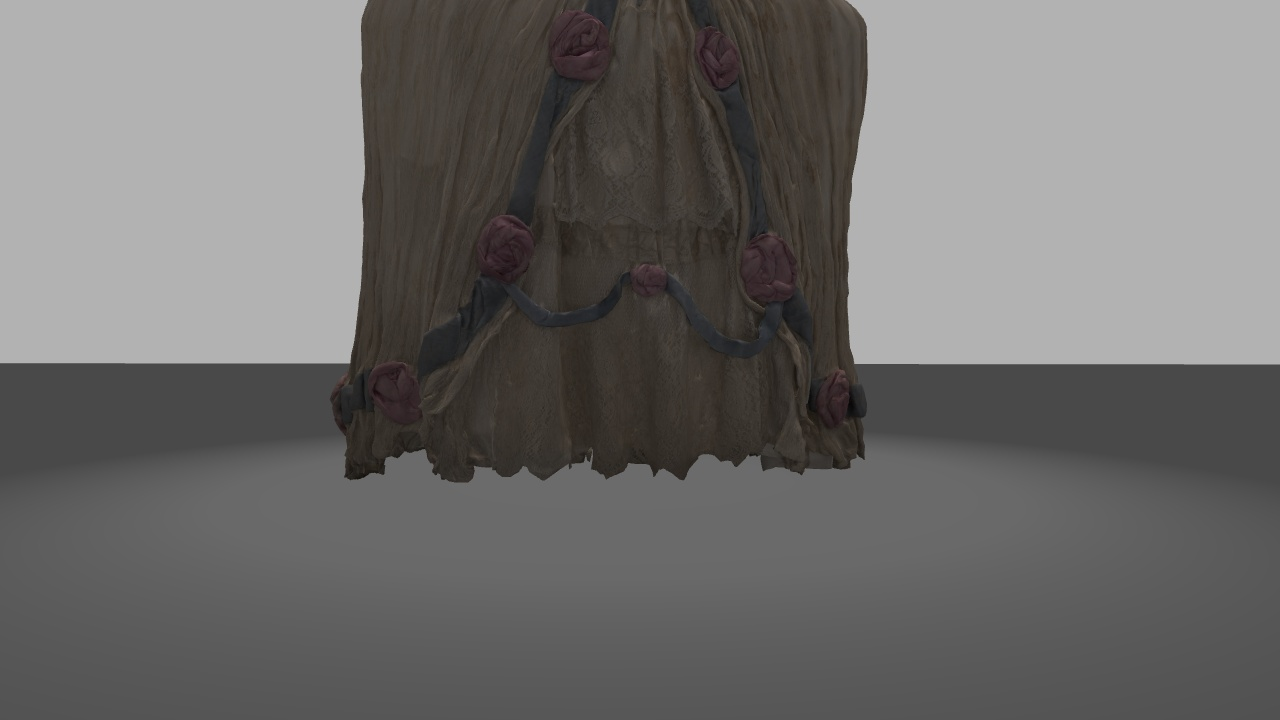
#> input picture SAM2/data/input/dress/image1_1760625613.jpg, 1280 x 720 px
$ python convert_to_rgba.py ../SAM2/data/input/dress ../SAM2/data/input/dress/image1_1760625613.jpg 5
#> lines starting #> are read from the running program, lines starting #| are printed output that depends on the picture; after the words box and inside, x2 and y2 are one past the last pixel; in counts of white or black regions, pixels touching at a corner belong together
#!/usr/bin/env python3
"""
Convert undistorted masked images to RGBA PNGs with alpha channel.
Background pixels (near-black from SAM2 masking) get alpha=0.
Foreground pixels get alpha=255.
Handles both JPEG and PNG source images.
Also patches images.bin to reference .png filenames if needed.
"""
import os
import sys
import glob
import shutil
import numpy as np
from PIL import Image
from scipy.ndimage import binary_erosion


def convert_images(images_dir, images_bin_path=None, black_threshold=15, erosion_px=2):
    # Accept both JPG and PNG sources
#> called with images_dir = '../SAM2/data/input/dress', black_threshold = 15, erosion_px = 5
    img_files = sorted(
        glob.glob(os.path.join(images_dir, '*.jpg')) +
        glob.glob(os.path.join(images_dir, '*.jpeg')) +
        glob.glob(os.path.join(images_dir, '*.png'))
    )
    if not img_files:
        print(f"  No image files found in {images_dir}, skipping.")
        return

    # Detect source extension (may be mixed, but usually uniform)
    exts = set(os.path.splitext(f)[1].lower() for f in img_files)
    print(f"  Found {len(img_files)} image(s) with extension(s): {exts}")

    converted = 0
    skipped = 0
    for src_path in img_files:
        img = Image.open(src_path)
#> img is the input picture: PIL image 1280x720 RGB; mean R, G, B 110.3, 108.8, 107.5
        src_ext = os.path.splitext(src_path)[1].lower()

        # If already RGBA PNG, check if it has a real alpha channel (not all 255)
        if img.mode == 'RGBA' and src_ext == '.png':
            alpha = np.array(img)[:, :, 3]
            if alpha.min() < 255:
                skipped += 1
                continue  # Already properly alpha-masked

        # Build RGBA with black-background masking
        rgb = np.array(img.convert('RGB'))
        fg_mask = rgb.max(axis=2) > black_threshold
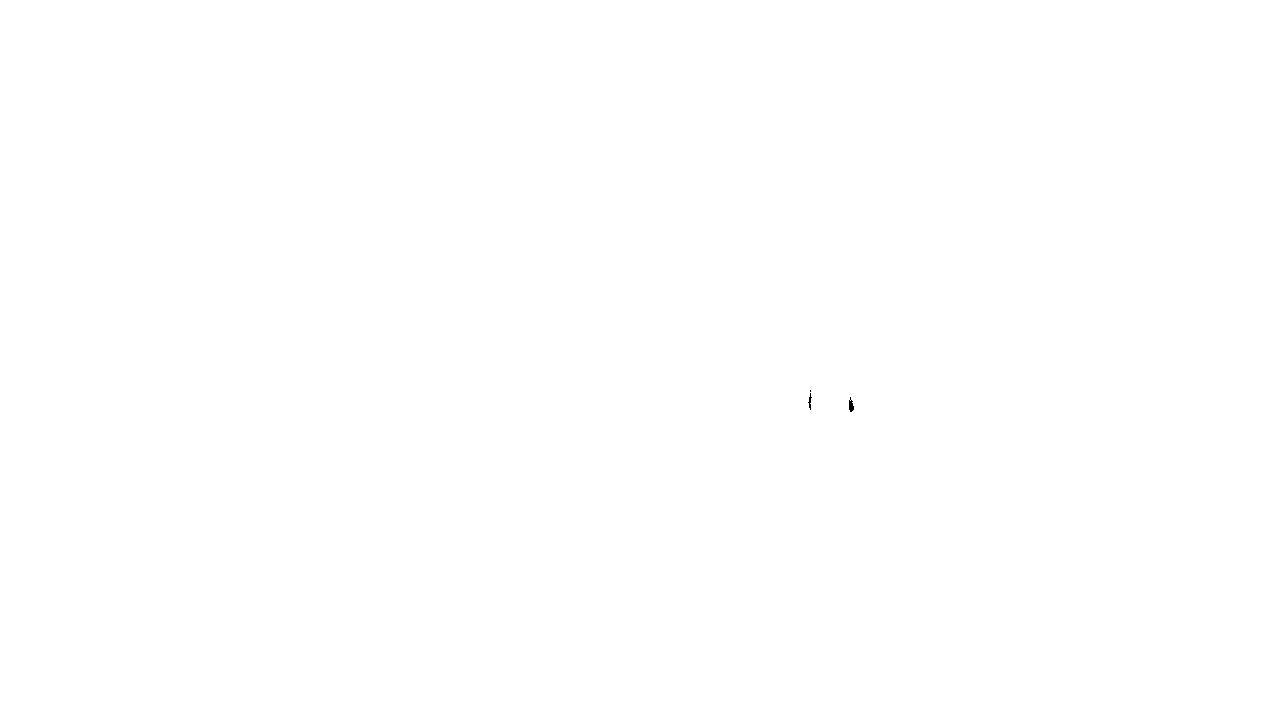
#> fg_mask: shape (720, 1280) bool; 100% white; 3 black regions (1 under 20 px), largest, box (x1, y1, x2, y2) and area: (849, 397, 854, 412) 49, (808, 393, 812, 410) 29
        if erosion_px > 0:
            struct = np.ones((erosion_px * 2 + 1, erosion_px * 2 + 1), dtype=bool)
            fg_mask = binary_erosion(fg_mask, structure=struct)
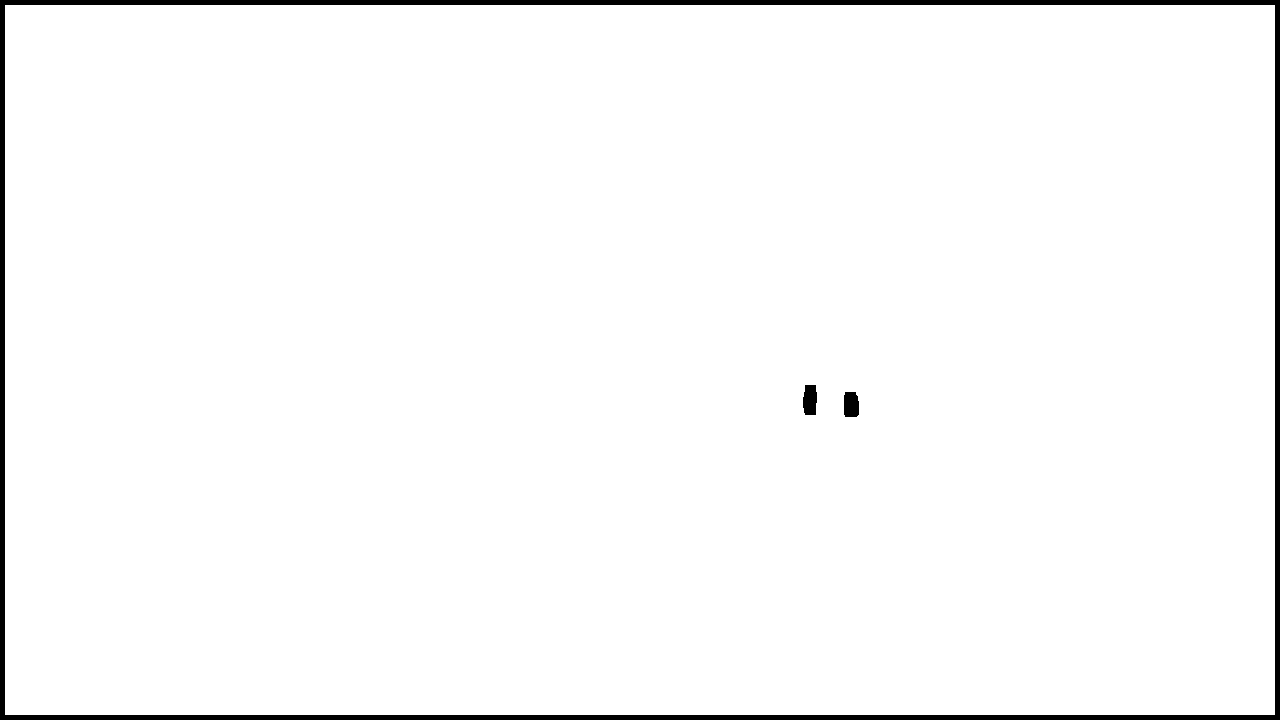
#> fg_mask: shape (720, 1280) bool; 97.8% white; 3 black regions, box (x1, y1, x2, y2) and area: (0, 0, 1280, 720) 19900, (803, 385, 817, 415) 373, (844, 392, 859, 417) 351
        alpha = fg_mask.astype(np.uint8) * 255
        rgba = np.dstack([rgb, alpha])
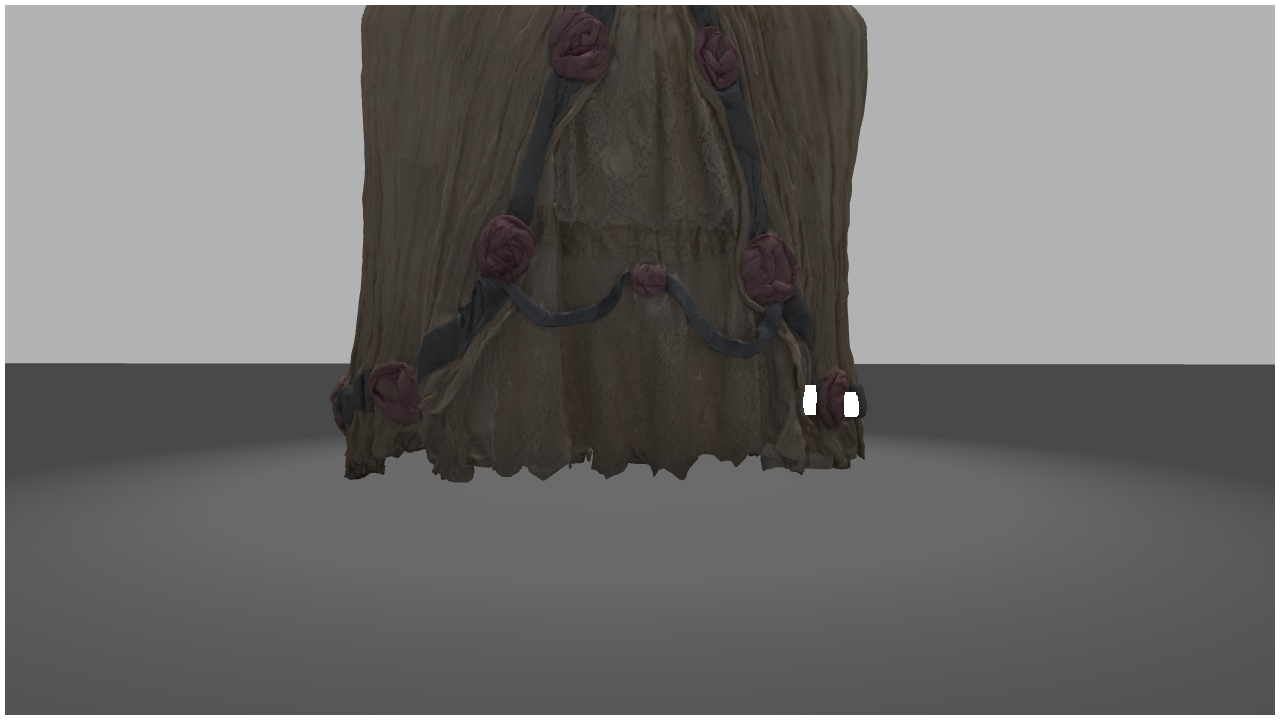
#> rgba: shape (720, 1280, 4); mean R, G, B, A 110.3, 108.8, 107.5, 249.3; transparent parts drawn white

        png_path = os.path.splitext(src_path)[0] + '.png'
        Image.fromarray(rgba, 'RGBA').save(png_path)

        # Remove original only if it was a JPEG (PNG is overwritten in-place)
        if src_ext in ('.jpg', '.jpeg'):
            os.remove(src_path)

        fg_pct = 100.0 * (alpha > 0).mean()
#> fg_pct = 97.76
        print(f"    {os.path.basename(png_path)}  foreground: {fg_pct:.1f}%")
#|     image1_1760625613.png  foreground: 97.8%
        converted += 1
#> pass 2 of the loop in convert_images, `for src_path in img_files:`:
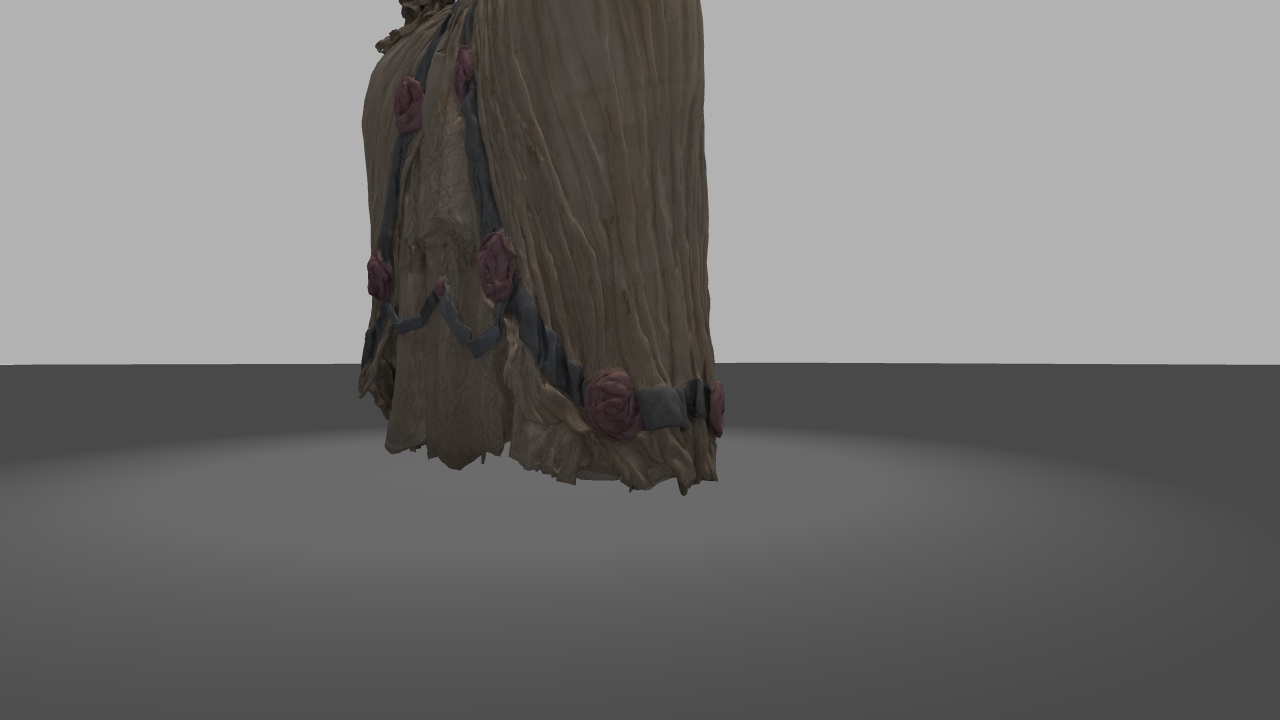
#> input picture SAM2/data/input/dress/image1_1760625625.jpg, 1280 x 720 px
#> in convert_images, img is the input picture: PIL image 1280x720 RGB; mean R, G, B 116.8, 115.7, 114.7
#> in convert_images, `fg_mask = rgb.max(axis=2) > black_threshold`:
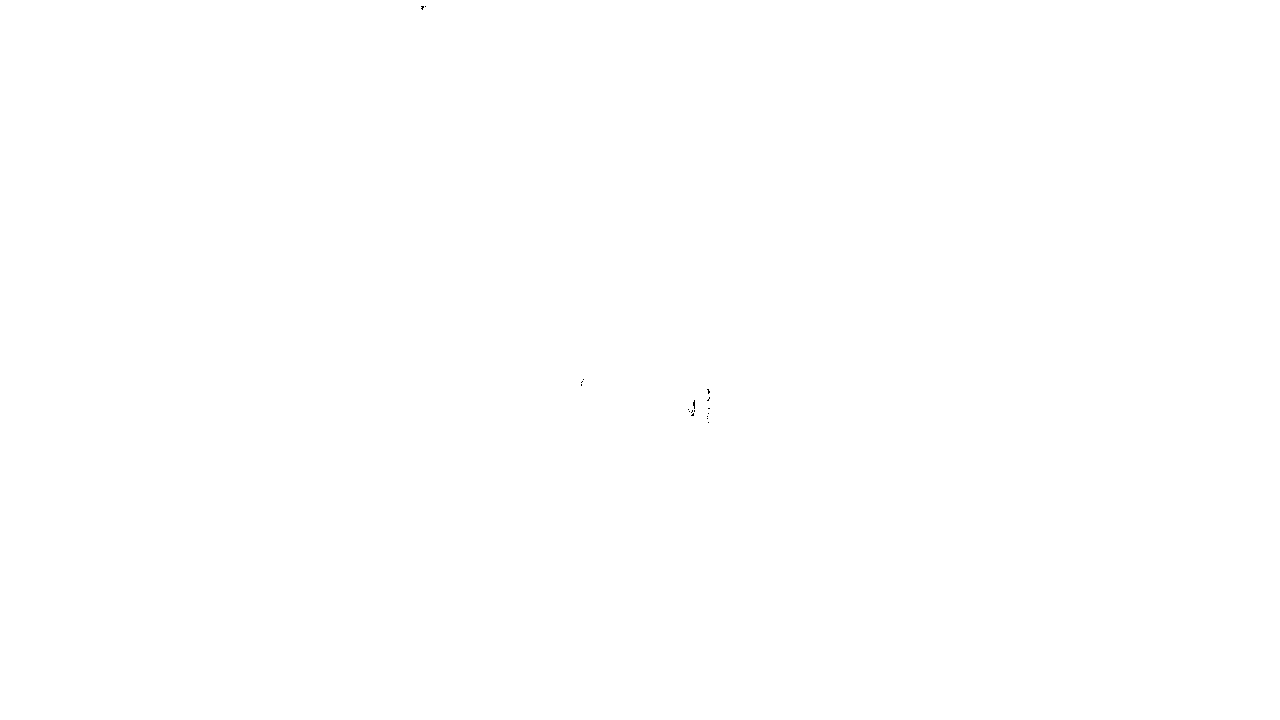
#> fg_mask: shape (720, 1280) bool; 100% white; black in thin lines or dots, all inside (x1, y1, x2, y2) = (421, 6, 710, 423)
#> alpha: shape (720, 1280); 97.7% white; 4 black regions, box (x1, y1, x2, y2) and area: (0, 0, 1280, 720) 20041, (702, 384, 715, 428) 547, (683, 395, 700, 421) 377, (576, 374, 589, 391) 206
#> in convert_images, `rgba = np.dstack([rgb, alpha])`:
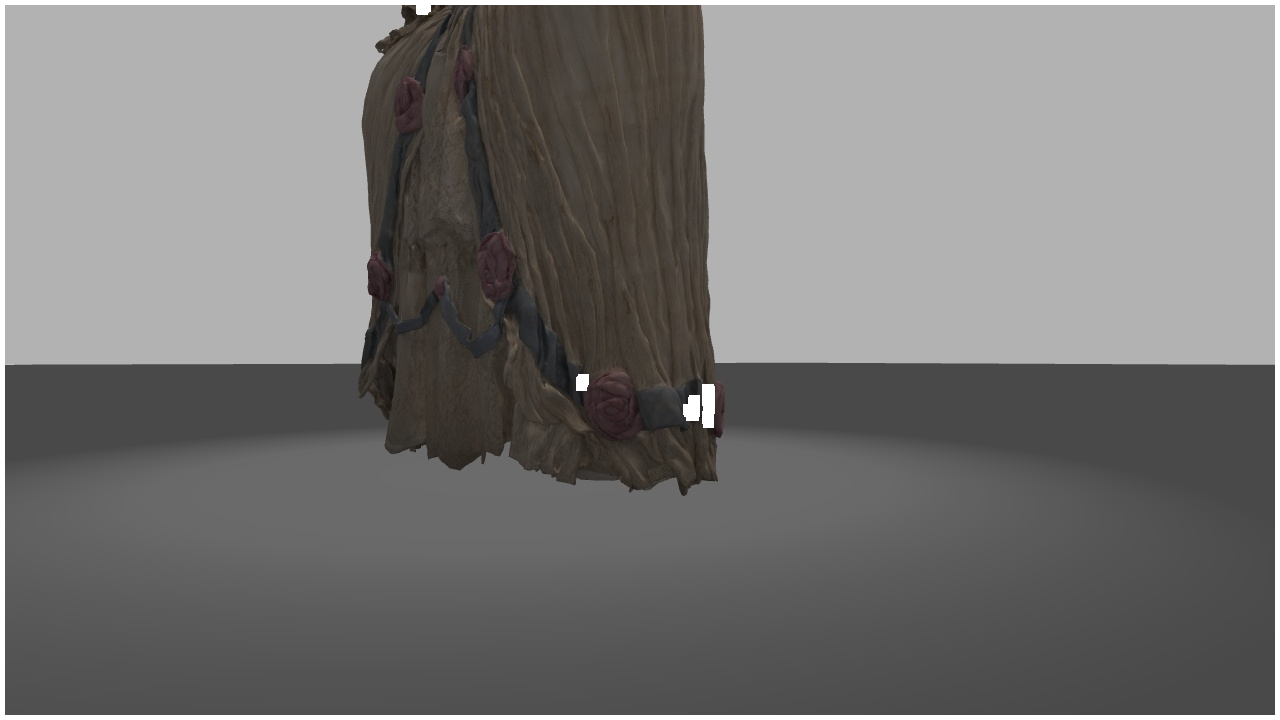
#> rgba: shape (720, 1280, 4); mean R, G, B, A 116.8, 115.7, 114.7, 249.1; transparent parts drawn white
#> fg_pct = 97.7
#|     image1_1760625625.png  foreground: 97.7%

    print(f"  Converted: {converted}, already RGBA: {skipped}")

    # Patch images.bin: replace .jpg\0 -> .png\0 if needed
    if images_bin_path and os.path.exists(images_bin_path):
        with open(images_bin_path, 'rb') as f:
            data = f.read()

        if b'.jpg\x00' in data or b'.jpeg\x00' in data:
            shutil.copy2(images_bin_path, images_bin_path + '.orig')
            patched = data.replace(b'.jpg\x00', b'.png\x00').replace(b'.jpeg\x00', b'.png\x00')
            replacements = data.count(b'.jpg\x00') + data.count(b'.jpeg\x00')
            print(f"  Patched images.bin: {replacements} filename(s) updated -> .png")
            with open(images_bin_path, 'wb') as f:
                f.write(patched)
        else:
            print("  images.bin already references .png — no patching needed")
    else:
        print("  [!] images.bin not found or not provided — skipping patch")


if __name__ == '__main__':
    if len(sys.argv) < 2:
        print(f"Usage: {sys.argv[0]} <images_dir> [images.bin path] [erosion_px]")
        sys.exit(1)

    images_dir = sys.argv[1]
    images_bin = sys.argv[2] if len(sys.argv) > 2 else None
    erosion_px = int(sys.argv[3]) if len(sys.argv) > 3 else 2
    convert_images(images_dir, images_bin, erosion_px=erosion_px)
